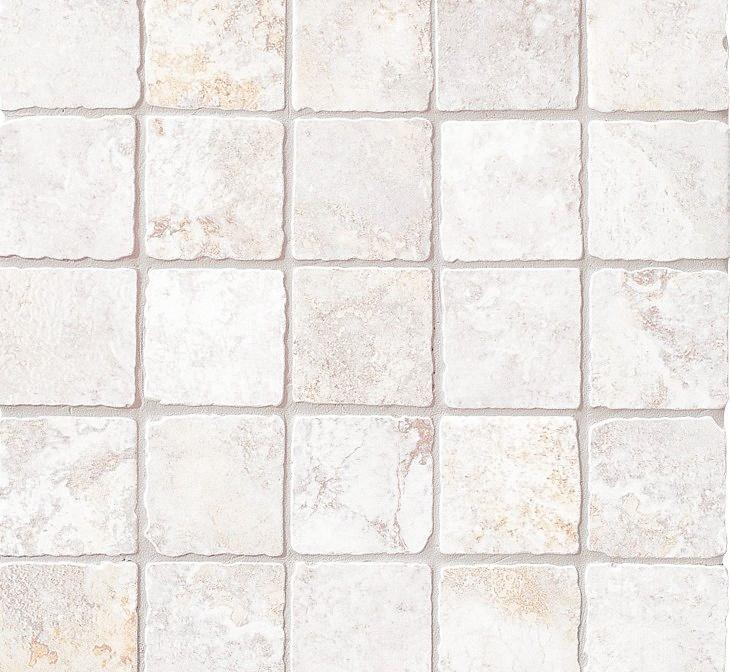
#> input picture test/test_pic/cizhuan.jpg, 730 x 672 px
$ python session3.py
#> lines starting #> are read from the running program, lines starting #| are printed output that depends on the picture
# -*- coding: utf-8 -*-
# @Time    : 2023/11/27 15:11
# @Author  : Mean
# @File    : session3.py
# @Description: Hough线检测
import cv2
import numpy as np
import matplotlib.pyplot as plt

# 读取彩色图像
image = cv2.imread('../test/test_pic/cizhuan.jpg')
#> image is the input picture: shape (672, 730, 3); mean B, G, R 230.2, 233.4, 237.6
image_rgb = cv2.cvtColor(image, cv2.COLOR_BGR2RGB)

# 转为灰度图像
gray = cv2.cvtColor(image, cv2.COLOR_BGR2GRAY)
# _, binary = cv2.threshold(gray, 0, 255, cv2.THRESH_OTSU)
# 使用Canny边缘检测
edges = cv2.Canny(gray, 50, 200, apertureSize=3)
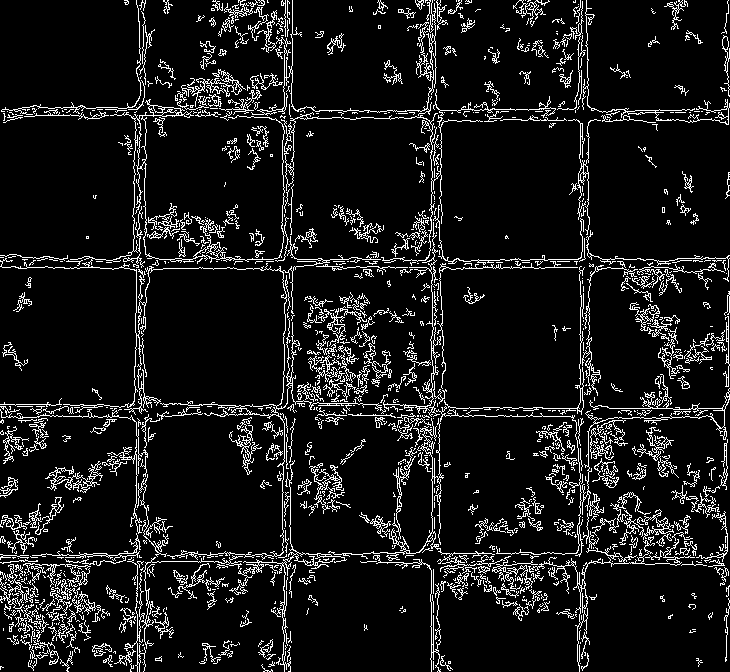
#> edges: shape (672, 730); 9.6% white in thin lines or dots
# cv2.imshow('canny', edges)
# cv2.waitKey(0)

# 使用霍夫直线变换
lines = cv2.HoughLinesP(edges, 1, np.pi/180, threshold=50, minLineLength=10, maxLineGap=50)
#> lines = 433 rows, first 6: [3, 259, 728, 259], [2, 267, 728, 267], [1, 110, 728, 110], [139, 671, 139, 5], [431, 671, 431, 3], [580, 663, 580, 0]

# 绘制边缘和检测到的直线
line_image = np.zeros_like(image_rgb)
for line in lines:
    x1, y1, x2, y2 = line[0]
    cv2.line(line_image, (x1, y1), (x2, y2), (255, 0, 0), 2)
#> this loop made 433 passes
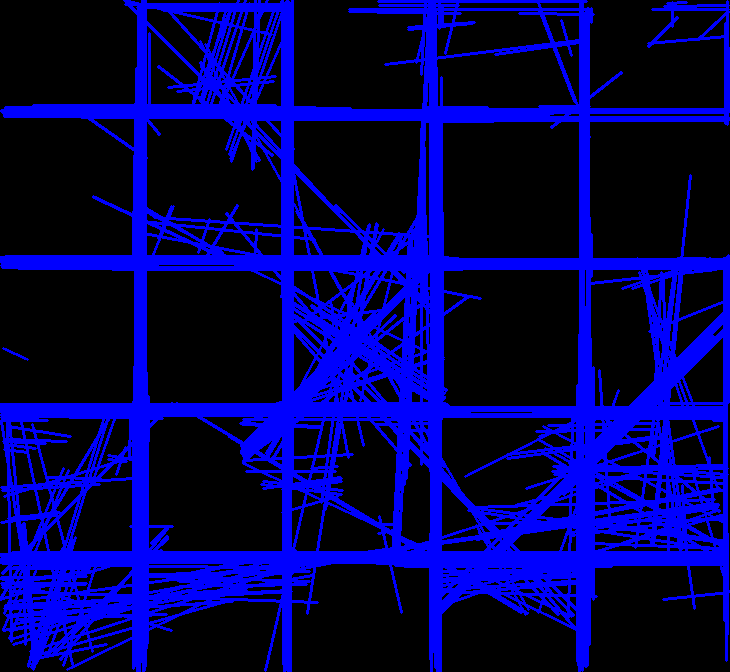
#> line_image: shape (672, 730, 3); mean of channels 0, 1, 2 84.8, 0, 0; drawn as B, G, R

# 将直线图叠加到原始图像
result = cv2.addWeighted(image_rgb, 0.8, line_image, 1, 0)
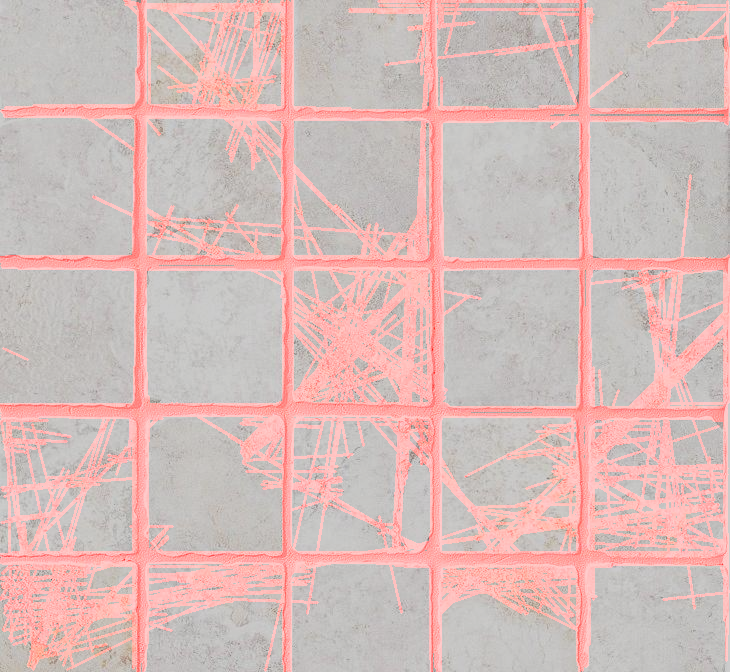
#> result: shape (672, 730, 3); mean R, G, B 213.8, 186.7, 184.2

# 绘制结果
plt.figure(figsize=(12, 6))

plt.subplot(1, 2, 1)  # 将图片排成一行两列，该图在1
plt.imshow(image_rgb)
plt.title('Original Image')

plt.subplot(1, 2, 2)
plt.imshow(result)
plt.title('Hough Transform for Long Edges')

plt.show()
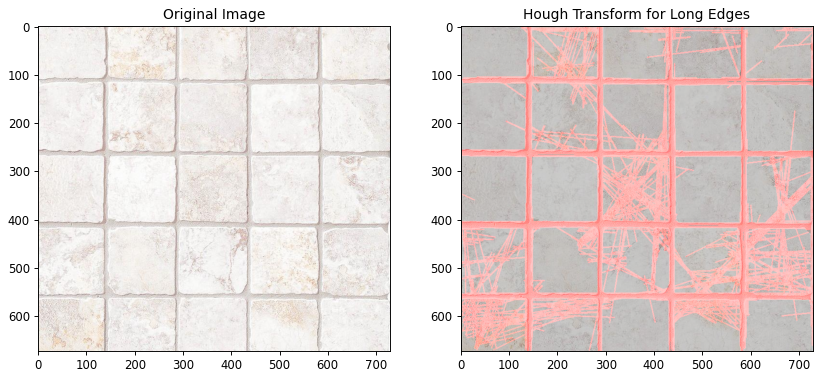
#> figure drawn by matplotlib, 2 panels
